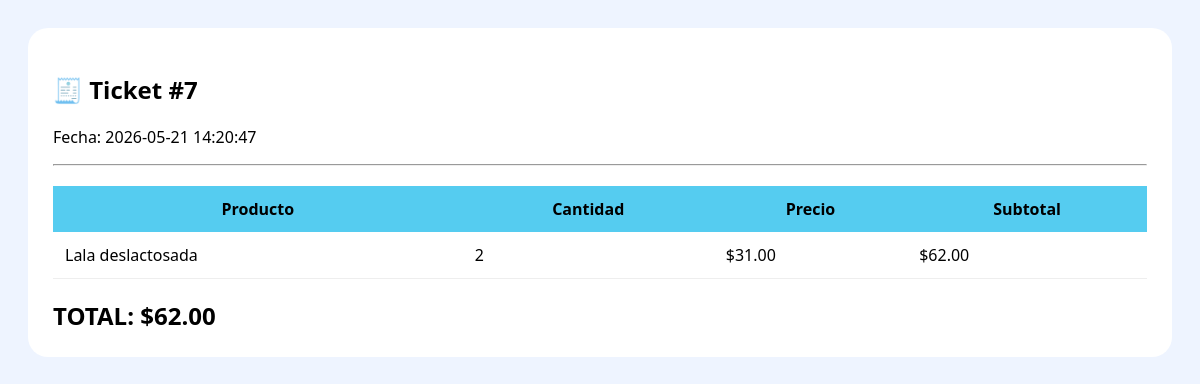
/ventas/detalle_ticket.php?id=7, run on the app's committed database.
### tables this page shows
CREATE TABLE `ventas` (
  `id` int(11) NOT NULL,
  `fecha` datetime DEFAULT current_timestamp(),
  `total` decimal(10,2) DEFAULT NULL,
  `recibido` decimal(10,2) DEFAULT 0.00,
  `cambio` decimal(10,2) DEFAULT 0.00,
  `usuario_id` int(11) DEFAULT NULL,
  `metodo_pago` varchar(50) DEFAULT 'efectivo',
  `estado` enum('completada','cancelada') DEFAULT 'completada',
  `subtotal` decimal(10,2) DEFAULT 0.00,
  `descuento` decimal(10,2) DEFAULT 0.00,
  `iva` decimal(10,2) DEFAULT 0.00
);

CREATE TABLE `detalle_venta` (
  `id` int(11) NOT NULL,
  `venta_id` int(11) DEFAULT NULL,
  `producto_id` int(11) DEFAULT NULL,
  `cantidad` int(11) DEFAULT NULL,
  `precio` decimal(10,2) DEFAULT NULL,
  `subtotal` decimal(10,2) DEFAULT NULL
);

CREATE TABLE `productos` (
  `id` int(11) NOT NULL,
  `codigo_barras` varchar(50) DEFAULT NULL,
  `nombre` varchar(150) NOT NULL,
  `descripcion` text DEFAULT NULL,
  `precio_compra` decimal(10,2) DEFAULT NULL,
  `precio_venta` decimal(10,2) DEFAULT NULL,
  `stock` int(11) DEFAULT 0,
  `categoria_id` int(11) DEFAULT NULL
);

### ventas/detalle_ticket.php (the view, shortened to what this page needs)
<?php
include("../config/db.php");
$id = $_GET['id'];
$venta = $conexion->prepare("
SELECT *
FROM ventas
WHERE id = ?
");
$venta->execute([$id]);
$venta = $venta->fetch();
$detalle = $conexion->prepare("
SELECT
    detalle_venta.*,
    productos.nombre
FROM detalle_venta
INNER JOIN productos
ON detalle_venta.producto_id = productos.id
WHERE venta_id = ?
");
$detalle->execute([$id]);
$productos = $detalle->fetchAll();
?>
<!DOCTYPE html>
<html lang="es">
<head>
</head>
<body>
<div class="card">
<h2>
🧾 Ticket #<?php echo $venta['id']; ?>
</h2>
<p>
Fecha:
<?php echo $venta['fecha']; ?>
</p>
<hr>
<table>
<thead>
<tr>
    <th>Producto</th>
    <th>Cantidad</th>
    <th>Precio</th>
    <th>Subtotal</th>
</tr>
</thead>
<tbody>
<?php foreach($productos as $p): ?>
<tr>
<td>
    <?php echo $p['nombre']; ?>
</td>
<td>
    <?php echo $p['cantidad']; ?>
</td>
<td>
    $<?php echo number_format($p['precio'],2); ?>
</td>
<td>
    $<?php echo number_format($p['subtotal'],2); ?>
</td>
</tr>
<?php endforeach; ?>
</tbody>
</table>
<div class="total">
TOTAL:
$<?php echo number_format($venta['total'],2); ?>
</div>
</div>
</body>
</html>

### ventas/detalle_ticket.php (style rules this page uses)
body { font-family:'Segoe UI'; background:#eef4ff; padding:20px; }
.card { background:white; padding:25px; border-radius:20px; }
table { width:100%; border-collapse:collapse; margin-top:20px; }
table th { background:#55ccf0; padding:12px; }
table td { padding:12px; border-bottom:1px solid #eee; }
.total { margin-top:20px; font-size:24px; font-weight:bold; }

### data on the page
ventas: id "7", fecha "2026-05-21 14:20:47", total "62.00"
detalle_venta: producto.nombre "Lala deslactosada", cantidad "2", precio "31.00", subtotal "62.00"
